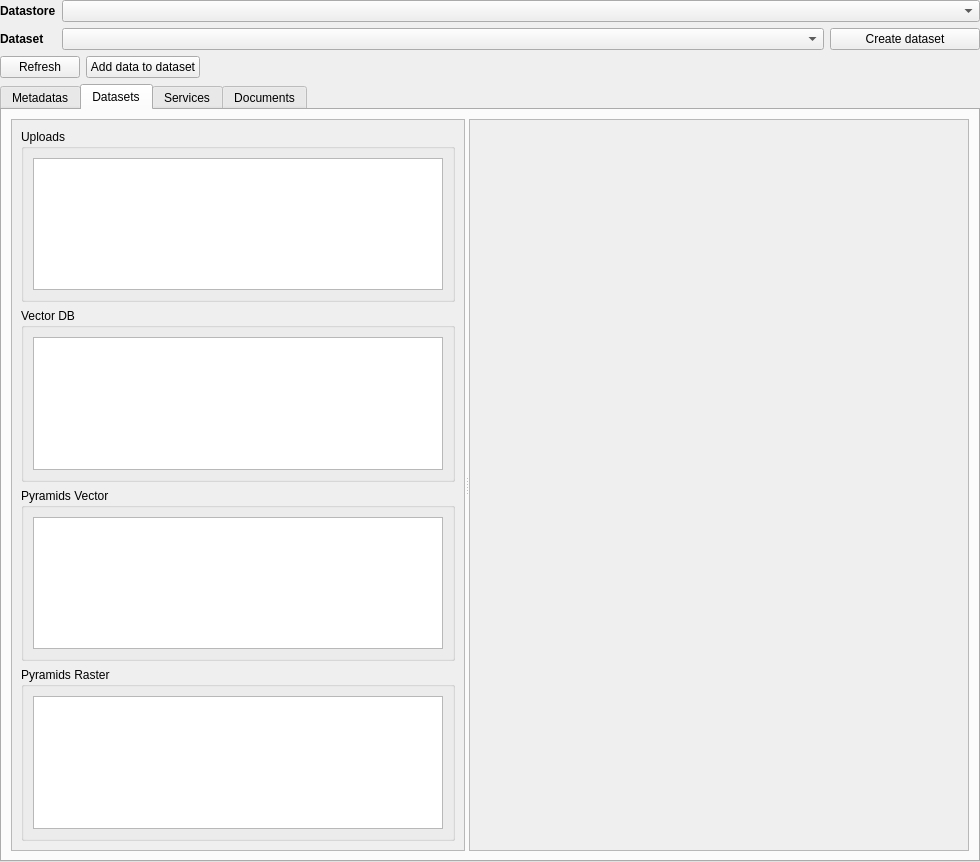
<?xml version="1.0" encoding="UTF-8"?>
<ui version="4.0">
 <class>DashboardWidget</class>
 <widget class="QWidget" name="DashboardWidget">
  <property name="geometry">
   <rect>
    <x>0</x>
    <y>0</y>
    <width>980</width>
    <height>862</height>
   </rect>
  </property>
  <property name="sizePolicy">
   <sizepolicy hsizetype="Preferred" vsizetype="Preferred">
    <horstretch>0</horstretch>
    <verstretch>0</verstretch>
   </sizepolicy>
  </property>
  <property name="minimumSize">
   <size>
    <width>980</width>
    <height>800</height>
   </size>
  </property>
  <property name="windowTitle">
   <string>Dashboard</string>
  </property>
  <layout class="QGridLayout" name="gridLayout">
   <property name="leftMargin">
    <number>0</number>
   </property>
   <property name="topMargin">
    <number>0</number>
   </property>
   <property name="rightMargin">
    <number>0</number>
   </property>
   <property name="bottomMargin">
    <number>0</number>
   </property>
   <item row="1" column="1">
    <widget class="DatasetComboBox" name="cbx_dataset"/>
   </item>
   <item row="1" column="0">
    <widget class="QLabel" name="lbl_dataset">
     <property name="sizePolicy">
      <sizepolicy hsizetype="Fixed" vsizetype="Preferred">
       <horstretch>0</horstretch>
       <verstretch>0</verstretch>
      </sizepolicy>
     </property>
     <property name="font">
      <font>
       <weight>75</weight>
       <bold>true</bold>
      </font>
     </property>
     <property name="text">
      <string>Dataset</string>
     </property>
    </widget>
   </item>
   <item row="0" column="0">
    <widget class="QLabel" name="lbl_datastore">
     <property name="sizePolicy">
      <sizepolicy hsizetype="Fixed" vsizetype="Preferred">
       <horstretch>0</horstretch>
       <verstretch>0</verstretch>
      </sizepolicy>
     </property>
     <property name="font">
      <font>
       <weight>75</weight>
       <bold>true</bold>
      </font>
     </property>
     <property name="text">
      <string>Datastore</string>
     </property>
    </widget>
   </item>
   <item row="1" column="2">
    <widget class="QPushButton" name="btn_create">
     <property name="maximumSize">
      <size>
       <width>150</width>
       <height>16777215</height>
      </size>
     </property>
     <property name="text">
      <string>Create dataset</string>
     </property>
    </widget>
   </item>
   <item row="0" column="1" colspan="2">
    <widget class="DatastoreComboBox" name="cbx_datastore"/>
   </item>
   <item row="3" column="0" colspan="3">
    <layout class="QHBoxLayout" name="horizontalLayout">
     <item>
      <widget class="QPushButton" name="btn_refresh">
       <property name="text">
        <string>Refresh</string>
       </property>
      </widget>
     </item>
     <item>
      <widget class="QPushButton" name="btn_add_data">
       <property name="text">
        <string>Add data to dataset</string>
       </property>
      </widget>
     </item>
     <item>
      <spacer name="horizontalSpacer">
       <property name="orientation">
        <enum>Qt::Horizontal</enum>
       </property>
       <property name="sizeHint" stdset="0">
        <size>
         <width>40</width>
         <height>20</height>
        </size>
       </property>
      </spacer>
     </item>
    </layout>
   </item>
   <item row="4" column="0" colspan="3">
    <widget class="QTabWidget" name="tabWidget">
     <property name="currentIndex">
      <number>1</number>
     </property>
     <widget class="QWidget" name="tab_metadata">
      <attribute name="title">
       <string>Metadatas</string>
      </attribute>
      <layout class="QVBoxLayout" name="verticalLayout_2">
       <item>
        <layout class="QGridLayout" name="metadata_layout"/>
       </item>
       <item>
        <layout class="QHBoxLayout" name="horizontalLayout_3">
         <item>
          <spacer name="horizontalSpacer_2">
           <property name="orientation">
            <enum>Qt::Horizontal</enum>
           </property>
           <property name="sizeHint" stdset="0">
            <size>
             <width>40</width>
             <height>20</height>
            </size>
           </property>
          </spacer>
         </item>
         <item>
          <widget class="QPushButton" name="btn_update_metadata">
           <property name="text">
            <string>Update Metadata</string>
           </property>
          </widget>
         </item>
        </layout>
       </item>
      </layout>
     </widget>
     <widget class="QWidget" name="tab_dataset">
      <attribute name="title">
       <string>Datasets</string>
      </attribute>
      <layout class="QHBoxLayout" name="horizontalLayout_2">
       <item>
        <widget class="QSplitter" name="splitter">
         <property name="orientation">
          <enum>Qt::Horizontal</enum>
         </property>
         <widget class="QScrollArea" name="scrollArea_2">
          <property name="widgetResizable">
           <bool>true</bool>
          </property>
          <widget class="QWidget" name="scrollAreaWidgetContents_2">
           <property name="geometry">
            <rect>
             <x>0</x>
             <y>0</y>
             <width>452</width>
             <height>708</height>
            </rect>
           </property>
           <layout class="QVBoxLayout" name="verticalLayout">
            <item>
             <widget class="QgsCollapsibleGroupBox" name="gpb_upload">
              <property name="title">
               <string>Uploads</string>
              </property>
              <layout class="QGridLayout" name="gridLayout_2">
               <item row="0" column="0">
                <widget class="QTableView" name="tbv_upload">
                 <property name="sizeAdjustPolicy">
                  <enum>QAbstractScrollArea::AdjustIgnored</enum>
                 </property>
                 <property name="selectionMode">
                  <enum>QAbstractItemView::SingleSelection</enum>
                 </property>
                 <property name="selectionBehavior">
                  <enum>QAbstractItemView::SelectRows</enum>
                 </property>
                 <property name="sortingEnabled">
                  <bool>true</bool>
                 </property>
                </widget>
               </item>
              </layout>
             </widget>
            </item>
            <item>
             <widget class="QgsCollapsibleGroupBox" name="gbp_vector_db">
              <property name="title">
               <string>Vector DB</string>
              </property>
              <layout class="QGridLayout" name="gridLayout_3">
               <item row="0" column="0">
                <widget class="QTableView" name="tbv_vector_db">
                 <property name="horizontalScrollBarPolicy">
                  <enum>Qt::ScrollBarAlwaysOff</enum>
                 </property>
                 <property name="selectionMode">
                  <enum>QAbstractItemView::SingleSelection</enum>
                 </property>
                 <property name="selectionBehavior">
                  <enum>QAbstractItemView::SelectRows</enum>
                 </property>
                 <property name="sortingEnabled">
                  <bool>true</bool>
                 </property>
                </widget>
               </item>
              </layout>
             </widget>
            </item>
            <item>
             <widget class="QgsCollapsibleGroupBox" name="gbp_pyramid_vector">
              <property name="title">
               <string>Pyramids Vector</string>
              </property>
              <layout class="QGridLayout" name="gridLayout_4">
               <item row="0" column="0">
                <widget class="QTableView" name="tbv_pyramid_vector">
                 <property name="selectionMode">
                  <enum>QAbstractItemView::SingleSelection</enum>
                 </property>
                 <property name="selectionBehavior">
                  <enum>QAbstractItemView::SelectRows</enum>
                 </property>
                 <property name="sortingEnabled">
                  <bool>true</bool>
                 </property>
                </widget>
               </item>
              </layout>
             </widget>
            </item>
            <item>
             <widget class="QgsCollapsibleGroupBox" name="gbp_pyramid_raster">
              <property name="title">
               <string>Pyramids Raster</string>
              </property>
              <layout class="QGridLayout" name="gridLayout_5">
               <item row="0" column="0">
                <widget class="QTableView" name="tbv_pyramid_raster">
                 <property name="selectionMode">
                  <enum>QAbstractItemView::SingleSelection</enum>
                 </property>
                 <property name="selectionBehavior">
                  <enum>QAbstractItemView::SelectRows</enum>
                 </property>
                 <property name="sortingEnabled">
                  <bool>true</bool>
                 </property>
                </widget>
               </item>
              </layout>
             </widget>
            </item>
           </layout>
          </widget>
         </widget>
         <widget class="QScrollArea" name="detail_zone">
          <property name="minimumSize">
           <size>
            <width>500</width>
            <height>0</height>
           </size>
          </property>
          <property name="widgetResizable">
           <bool>true</bool>
          </property>
          <widget class="QWidget" name="detail_widget">
           <property name="geometry">
            <rect>
             <x>0</x>
             <y>0</y>
             <width>498</width>
             <height>708</height>
            </rect>
           </property>
           <layout class="QGridLayout" name="gridLayout_8">
            <item row="0" column="0">
             <layout class="QGridLayout" name="detail_widget_layout"/>
            </item>
           </layout>
          </widget>
         </widget>
        </widget>
       </item>
      </layout>
     </widget>
     <widget class="QWidget" name="tab_service">
      <attribute name="title">
       <string>Services</string>
      </attribute>
      <layout class="QGridLayout" name="gridLayout_9">
       <item row="0" column="0">
        <widget class="QSplitter" name="service_splitter">
         <property name="orientation">
          <enum>Qt::Horizontal</enum>
         </property>
         <widget class="QScrollArea" name="scrl_area_service_table">
          <property name="widgetResizable">
           <bool>true</bool>
          </property>
          <widget class="QWidget" name="scrl_area_service_table_content">
           <property name="geometry">
            <rect>
             <x>0</x>
             <y>0</y>
             <width>452</width>
             <height>708</height>
            </rect>
           </property>
           <layout class="QGridLayout" name="gridLayout_6">
            <item row="0" column="0">
             <widget class="QTableView" name="tbv_service"/>
            </item>
           </layout>
          </widget>
         </widget>
         <widget class="QScrollArea" name="service_detail_zone">
          <property name="minimumSize">
           <size>
            <width>500</width>
            <height>0</height>
           </size>
          </property>
          <property name="widgetResizable">
           <bool>true</bool>
          </property>
          <widget class="QWidget" name="service_detail_widget">
           <property name="geometry">
            <rect>
             <x>0</x>
             <y>0</y>
             <width>498</width>
             <height>708</height>
            </rect>
           </property>
           <layout class="QGridLayout" name="gridLayout_7">
            <item row="0" column="0">
             <layout class="QVBoxLayout" name="service_detail_widget_layout"/>
            </item>
           </layout>
          </widget>
         </widget>
        </widget>
       </item>
      </layout>
     </widget>
     <widget class="QWidget" name="tab_document">
      <attribute name="title">
       <string>Documents</string>
      </attribute>
     </widget>
    </widget>
   </item>
  </layout>
 </widget>
 <customwidgets>
  <customwidget>
   <class>QgsCollapsibleGroupBox</class>
   <extends>QGroupBox</extends>
   <header>qgscollapsiblegroupbox.h</header>
   <container>1</container>
  </customwidget>
  <customwidget>
   <class>DatastoreComboBox</class>
   <extends>QComboBox</extends>
   <header>geoplateforme.gui.cbx_datastore</header>
  </customwidget>
  <customwidget>
   <class>DatasetComboBox</class>
   <extends>QComboBox</extends>
   <header>geoplateforme.gui.cbx_dataset</header>
  </customwidget>
 </customwidgets>
 <resources/>
 <connections/>
</ui>
